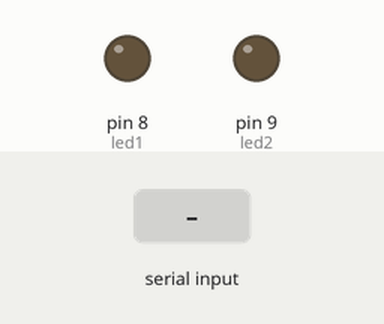
Simulated run of this sketch. Board: Arduino Uno, built with avr-gcc and run on an emulated ATmega328P. Shown: output pins drawn as LEDs (lit = HIGH). Inputs (shaded band) come from the test bench.

Above: at 1.2 s.
1.3 s: "1" received over Serial
At 2.2 s:
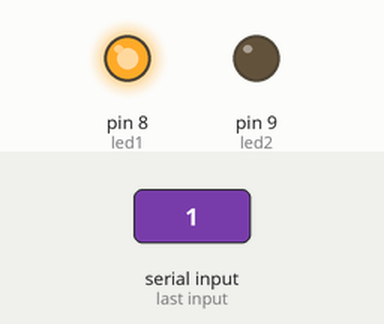
2.8 s: "2" received over Serial
At 3.3 s:
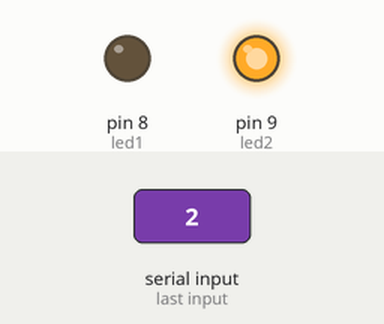
4.3 s: "3" received over Serial
At 5.5 s:
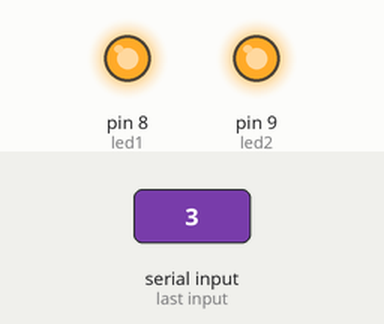
5.8 s: "0" received over Serial
At 6.8 s:
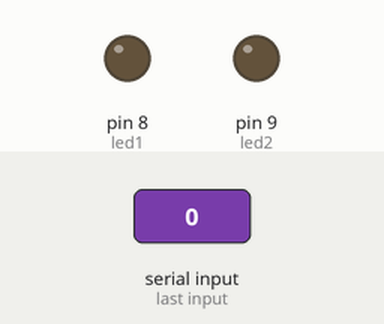
Timing chart, 0 to 8.3 s (numbered marks = the images above; inputs shaded):
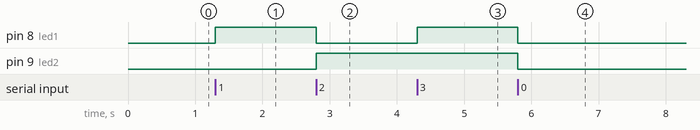

Measured:
- after the input at 1.3 s, pin 8 (led1): LOW → HIGH at once
- after the input at 2.8 s, pin 8 (led1): HIGH → LOW at once; pin 9 (led2): LOW → HIGH at once
- after the input at 4.3 s, pin 8 (led1): LOW → HIGH at once
- after the input at 5.8 s, pin 8 (led1), pin 9 (led2): HIGH → LOW at once

The sketch:

led_control.ino
```cpp
int led1 = 8;
int led2 = 9;

void setup() {
  pinMode(led1, OUTPUT);
  pinMode(led2, OUTPUT);
  Serial.begin(9600);
}

void loop() {
  if (Serial.available() > 0) {
    char comando = Serial.read();
    if (comando == '1') {
      digitalWrite(led1, HIGH);
      digitalWrite(led2, LOW);
    }
    else if (comando == '2') {
      digitalWrite(led1, LOW);
      digitalWrite(led2, HIGH);
    }
    else if (comando == '0') {
      digitalWrite(led1, LOW);
      digitalWrite(led2, LOW);
    }
    else if (comando == '3') {
    digitalWrite(led1, HIGH);
    digitalWrite(led2, HIGH);
    }
  }
}
```
